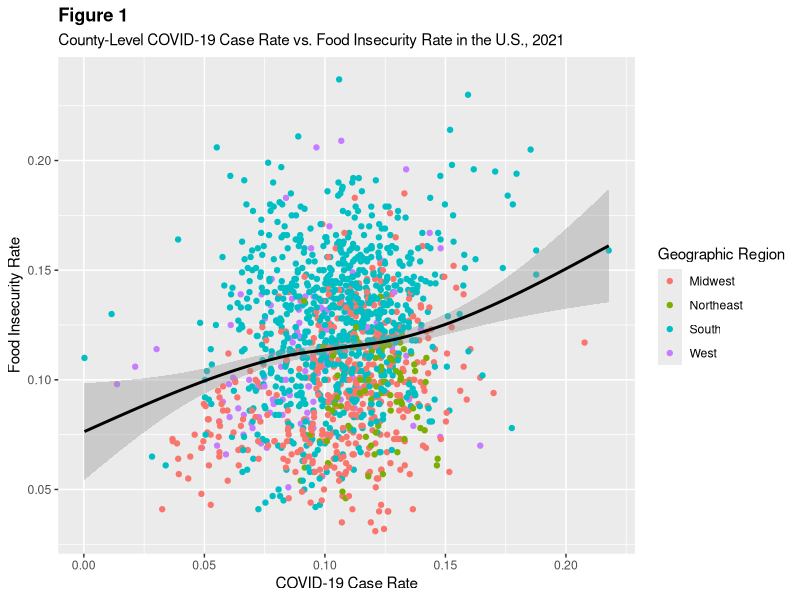
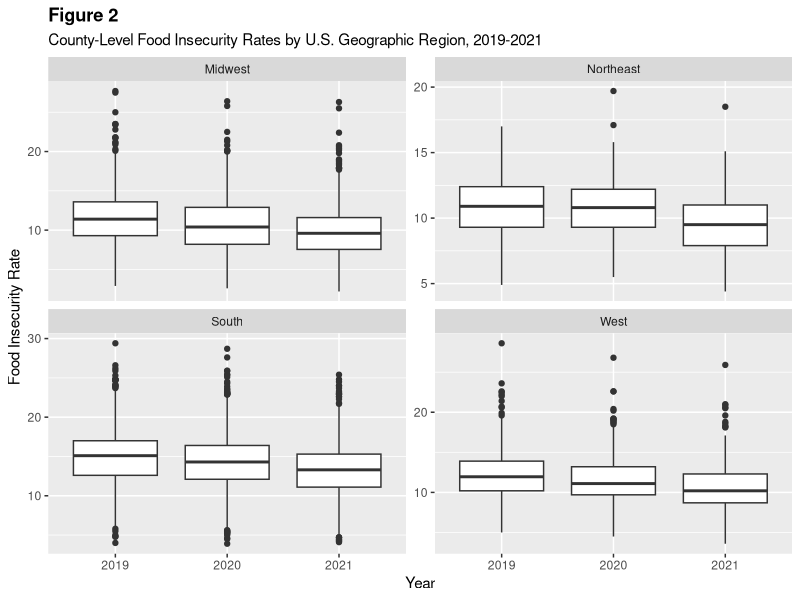
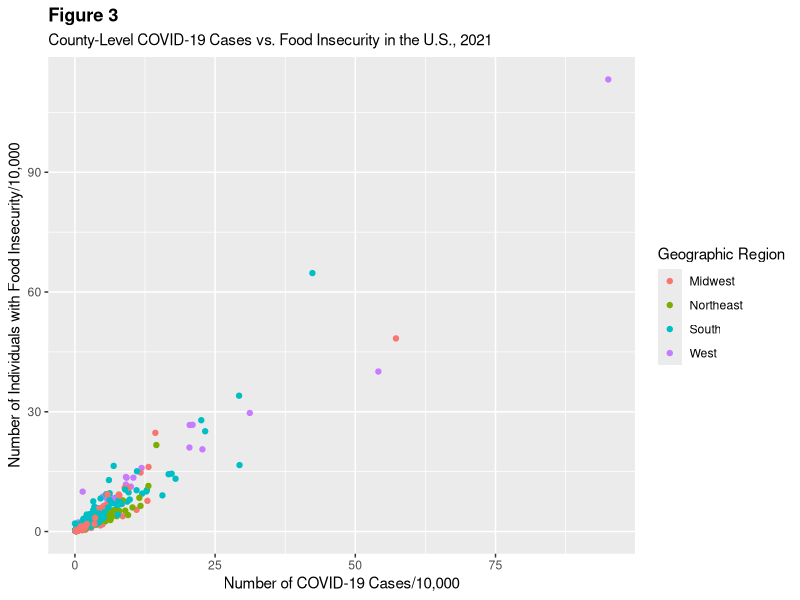
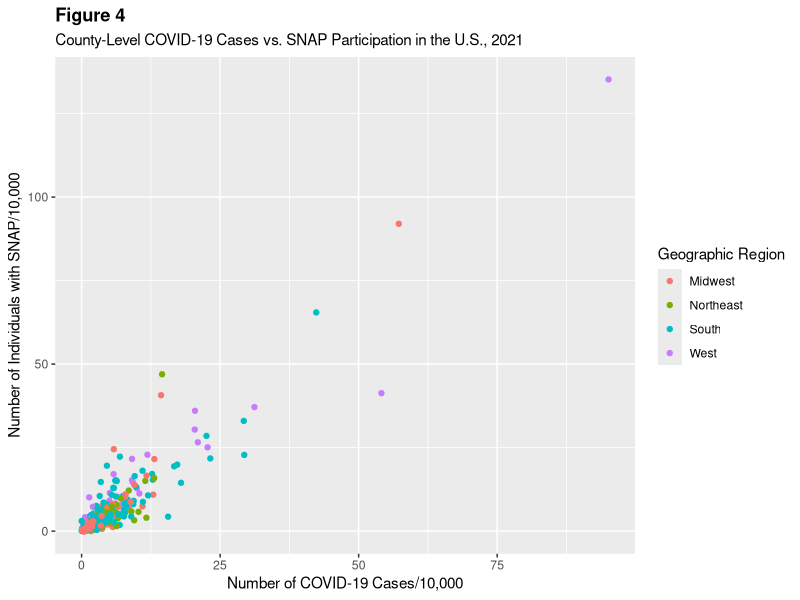
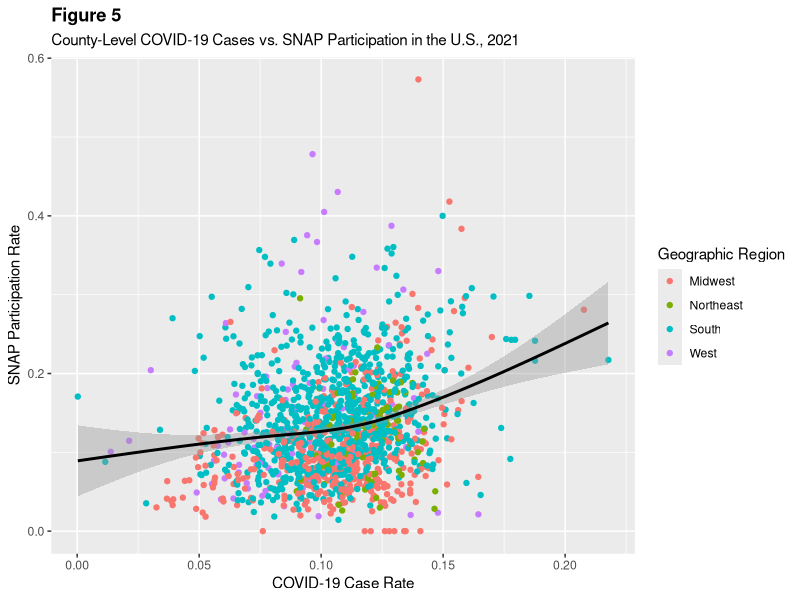
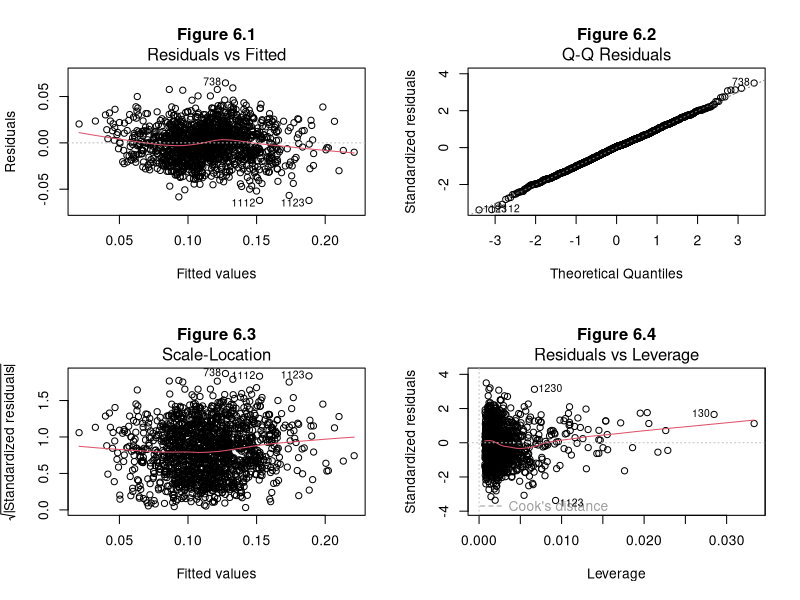

Write R code to recreate these figures, in order.
## ---- chunk 1
### Step (1) data wrangling to create an analysis data set

# Load libraries/set up environment
library(tidyverse)

# COVID Case Data
covid <- read.csv("data/covid.csv") %>% 
  rename(cases = count,
         state = res_state,
         fips = county_fips_code) %>%
  filter(!is.na(state) & !is.na(fips)) %>% 
  mutate(fips = sprintf("%05d", fips))

# Food Insecurity Data
insecurity <- read.csv("data/insecurity.csv") %>% 
  rename(fips = FIPS,
         state = State,
         insecurity_rate = `Overall.Food.Insecurity.Rate`,
         insecurity_count = `X..of.Food.Insecure.Persons.Overall`) %>%  
  filter(Year == 2021) %>% 
  mutate(insecurity_rate = as.numeric(sub("%", "", insecurity_rate)),
         insecurity_count = as.numeric(gsub(",", "", insecurity_count)),
         fips = sprintf("%05d", fips)) %>% 
  select(c(fips, insecurity_rate, insecurity_count))

# SNAP Data
snap <- read.csv("data/snap2022.csv", skip = 3) %>% 
  rename(fips = `Substate.Region`,
         snap_count = `Calc..SNAP.Total.PA.and.Non.PA.People`) %>% 
  select(fips, snap_count) %>% 
  mutate(fips = str_sub(fips, start = 1, end = 5),
         snap_count = as.numeric(gsub(",", "", snap_count))) %>% 
  group_by(fips) %>% 
  summarize(snap_count = sum(snap_count)) %>% 
  filter(!is.na(snap_count))

# Poverty and income
poverty <- read.csv("data/poverty.csv", skip = 2, colClasses = "character") %>% 
  mutate(fips = paste0(`State.FIPS.Code`, `County.FIPS.Code`)) %>% 
  rename(poverty = `Poverty.Estimate..All.Ages`,
         median_income = `Median.Household.Income`) %>% 
  select(fips, poverty, median_income) %>% 
  mutate(poverty = ifelse(poverty == ".", NA, poverty),
         poverty = as.numeric(gsub(",", "", poverty)),
         median_income = ifelse(median_income == ".", NA, median_income),
         median_income = as.numeric(gsub(",", "", median_income))) 

# Population size
population <- read.csv("data/population.csv", colClasses = "character") %>% 
  rename(population = POPESTIMATE2021) %>% 
  mutate(fips = paste0(STATE, COUNTY),
         population = as.numeric(population)) %>% 
  select(fips, population)

# Final analysis dataset
analysis <- left_join(covid, insecurity, by = "fips") %>% 
  left_join(snap, by = "fips") %>% 
  left_join(poverty, by = "fips") %>% 
  left_join(population, by = "fips") %>% 
  filter(!(state %in% c("AK", "CT", "ID", "MA", "ME", "MO", "MT", "NE", "NH", "NY", "OR", "RI", "UT", "VT", "WA", "WY"))) %>% 
  mutate(region = case_when(
    state %in% c("CT", "ME", "MA", "NH", "RI", "VT", "NJ", "NY", "PA") ~ "Northeast",
    state %in% c("IL", "IN", "MI", "OH", "WI", "IA", "KS", "MN", "MO", "NE", "ND", "SD") ~ "Midwest",
    state %in% c("DE", "FL", "GA", "MD", "NC", "SC", "VA", "WV", "AL", "KY", "MS", "TN", "AR", "LA", "OK", "TX", "DC") ~ "South",
    state %in% c("AK", "CA", "HI", "OR", "WA", "AZ", "CO", "ID", "MT", "NV", "NM", "UT", "WY") ~ "West",
    TRUE ~ NA)) %>% 
  mutate(snap_rate = snap_count/population,
         poverty_rate = poverty/population,
         case_rate = cases/population,
         insecurity_rate = insecurity_rate/100) %>% 
  filter(!is.na(snap_count))
## ---- chunk 2

### Alternative approach to create analysis data sets using more complex data parsing and string replacements to match on character strings of county names instead of FIPS codes

# # Load libraries
# library(tidyverse)
# 
# #--- 1. COVID-19 Case Data
# # Bring in COVID-19 case data
# covid2021 <- read.csv("data/covid2021.csv") %>% 
#   rename(cases = case_month,
#          state = res_state,
#          county = res_county) %>%
#   filter(!is.na(state) & !is.na(county))
# 
# # Bring in food insecurity data 
# insecurity <- read.csv("data/insecurity.csv") 
# 
# #--- Food Insecurity Data
# # Check which county names in the insecurity df don't match COVID df
# insecurity %>%
#   filter(!grepl(" County", `County..State`, ignore.case = TRUE))
# 
# # Wrangle county names to match COVID data
# insecurity <- insecurity %>%
#   rename(state = State,
#          county = `County..State`,
#          insecurity_rate = `Overall.Food.Insecurity.Rate`,
#          insecurity_count = `X..of.Food.Insecure.Persons.Overall`) %>% 
#   filter(Year == 2021) %>% 
#   mutate(county = toupper(sub(" County,.*| Borough,.*| Municipality,.*| City and Borough.*| City and| Census Area,.*| Parish,.*|,.*", "", county)),
#          insecurity_rate = as.numeric(sub("%", "", insecurity_rate)),
#          insecurity_count = as.numeric(gsub(",", "", insecurity_count))) %>% 
#   select(c(state, county, insecurity_rate, insecurity_count))
# 
# # Merge COVID-19 and food insecurity data, removing states without SNAP county-level data
# analysis <- left_join(covid2021, insecurity, by = c("state", "county")) %>% 
#   filter(!(state %in% c("AK", "CT", "ID", "MA", "ME", "MO", "MT", "NE", "NH", "NY", "OR", "RI", "UT", "VT", "WA", "WY")))
#  
# #--- SNAP Data
# # Bring in SNAP data and wrangle to match COVID data
# snap <- read.csv("data/snap2022.csv", skip = 3) %>% 
#   rename(county = `Substate.Region`,
#          snap_count = `Calc..SNAP.Total.PA.and.Non.PA.People`) %>% 
#   select(county, snap_count)
# 
# # Initial check of formatting for county names
# snap <- snap %>%
#   filter(grepl(" EBT", county, ignore.case = TRUE)) %>% 
#   mutate(state = str_split_fixed(county, " ", 3)[, 2],
#          county = str_split_fixed(county, " ", 3)[, 3],
#          county = sub("^[^ ]+ ", "", county),
#          county = toupper(county),
#          county = sub(" CO.*| PARISH.*", "", county),
#          snap_count = as.numeric(gsub(",", "", snap_count))) %>% 
#   filter(!(state %in% c("AK", "CT", "ID", "MA", "ME", "MO", "MT", "NE", "NH", "NY", "OR", "RI", "UT", "VT", "WA", "WY")))
#   
# # Additional check of county names
#     # Set a threshold for similarity
#     threshold <- 0.8 
#     
#     # Use stringdist to calculate string distances
#     distances <- stringdist::stringdistmatrix(analysis$county, snap$county, method = "jaccard")
#     
#     # Find the closest match for each row in df1
#     closest_matches <- apply(distances, 1, function(x) ifelse(min(x) < threshold, which.min(x), NA))
#     
#     # Create a data frame with the closest matches
#     matches_df <- data.frame(state_analysis = analysis$state,
#                              county_analysis = analysis$county,
#                              state_snap = rep(snap$state, each = nrow(analysis)),
#                              county_snap = snap$county[closest_matches],
#                              distance = sapply(1:nrow(analysis), function(i) distances[i, closest_matches[i]])) %>% 
#       distinct() %>% 
#       filter(state_analysis == state_snap,
#              distance != 0)
# 
# # Wrangle SNAP county names to match analysis data set as closely as possible
# snap <- snap %>% 
#   mutate(county = str_replace(county, "\\bSAINT\\b", "ST"),
#          county = str_replace(county, "\\bST\\b", "ST."),
#          county = str_replace(county, "\\sDPW|\\sDSS", ""),
#          county = ifelse(county == "ETOWQH", "ETOWAH", county),
#          county = ifelse(county == "CONTRA", "CONTRA COSTA", county),
#          county = ifelse(county == "SAN BRNDINO", "SAN BERNARDINO", county),
#          county = ifelse(county == "ARAPAHO", "ARAPAHOE", county),
#          county = ifelse(county == "D.C. TREASURY", "DISTRICT OF COLUMBIA", county),
#          county = ifelse(county == "DADE", "MIAMI-DADE", county),
#          county = ifelse(county == "LA PORTE", "LAPORTE", county),
#          county = ifelse(county == "WYANDOTTECOUNTY", "WYANDOTTE", county),
#          county = ifelse(county == "POINTE", "POINTE COUPEE", county),
#          county = ifelse(state == "LA" & county == "ST. MARYS", "ST. MARY", county),
#          county = ifelse(county == "PRINCE GEORGES", "PRINCE GEORGE'S", county),
#          county = ifelse(county == "QUEEN ANNES", "QUEEN ANNE'S", county),
#          county = ifelse(state == "MD" & county == "ST. MARYS", "ST. MARY'S", county),
#          county = ifelse(state == "MN" & county == "CHICAGO", "CHISAGO", county),
#          county = ifelse(county == "LESUEUR", "LE SUEUR", county),
#          county = ifelse(state == "NV" & county == "CARSON", "CARSON CITY", county),
#          county = ifelse(county == "DONA ANA", "DOÑA ANA", county),
#          county = ifelse(county == "CROSS", "ROSS", county),
#          county = ifelse(county == "DE WITT", "DEWITT", county),
#          county = ifelse(county == "CCI/ALEXANDRIA", "ALEXANDRIA CITY", county),
#          county = ifelse(county == "CHARLTSVLE CITY", "CHARLOTTESVILLE CITY", county),
#          county = ifelse(county == "CITY OF DANVILLE", "DANVILLE CITY", county),
#          county = ifelse(county == "FREDERICKSBURG", "FREDERICKSBURG CITY", county),
#          county = ifelse(county == "HARRISONBURG", "HARRISONBURG CITY", county),
#          county = ifelse(county == "LYNCHBURG", "LYNCHBURG CITY", county),
#          county = ifelse(county == "NEWPORT NEWS", "NEWPORT NEWS CITY", county),
#          county = ifelse(county == "PETERSBURG", "PETERSBURG CITY", county),
#          county = ifelse(county == "ROCKBRIDGE AREA", "ROCKBRIDGE", county),
#          county = ifelse(county == "STAUNTON-AUGUSTA", "STAUNTON CITY", county),
#          county = ifelse(county == "SUFFOLK BUR SOC SERV", "SUFFOLK CITY", county),
#          county = ifelse(county == "VA BEACH DEPT OF SOC S", "VIRGINIA BEACH CITY", county),
#          county = ifelse(county == "WAYNESBORO", "WAYNESBORO CITY", county),
#          county = ifelse(county == "WINCHESTER", "WINCHESTER CITY", county),
#          county = ifelse(county == "GADSEN", "GADSDEN", county),
#          county = ifelse(county == "HERNNANDO", "HERNANDO", county),
#          county = ifelse(county == "CHATTOGA", "CHATTOOGA", county),
#          county = ifelse(state == "GA" & county == "DE KALB", "DEKALB", county),
#          county = ifelse(county == "WASH", "WASHINGTON", county),
#          county = ifelse(county == "BENTON SOCIAL SER AGY", "BENTON", county),
#          county = ifelse(county == "OFFICE WORLD-DELAWARE", "DELAWARE", county),
#          county = ifelse(county == "BRINKS INC. - RICHLAND", "RICHLAND", county),
#          county = ifelse(county == "OFFICE WORLD INC-MIAMI", "MIAMI", county),
#          county = ifelse(county == "OFFICE WORLD-ROSS", "ROSS", county),
#          county = ifelse(county == "LAWRENCE F STP CSHR", "LAWRENCE", county),
#          county = ifelse(county == "PENNINGTON FD ST. OFF", "PENNINGTON", county),
#          county = ifelse(county == "CHESTERFIELD-COL HT", "CHESTERFIELD", county),
#          county = ifelse(county == "NORFOLK CITY OF", "NORFOLK CITY", county),
#          county = ifelse(county == "HARRISONBURG/ROCKINGHAM SSD", "ROCKINGHAM", county),
#          county = ifelse(county == "SCOTT D SS", "SCOTT", county),
#          county = ifelse(county == "YORK POQUOSON SOC SRVS", "YORK", county),
#          county = ifelse(county == "OZAUKEE ", "OZAUKEE", county))
# 
# # Merge analysis data set and SNAP data to create final analysis data set
# analysis <- left_join(analysis, snap, by = c("state", "county")) %>% 
#   filter(!is.na(snap_count)) %>%
#   mutate(region = case_when(
#     state %in% c("CT", "ME", "MA", "NH", "RI", "VT", "NJ", "NY", "PA") ~ "Northeast",
#     state %in% c("IL", "IN", "MI", "OH", "WI", "IA", "KS", "MN", "MO", "NE", "ND", "SD") ~ "Midwest",
#     state %in% c("DE", "FL", "GA", "MD", "NC", "SC", "VA", "WV", "AL", "KY", "MS", "TN", "AR", "LA", "OK", "TX", "DC") ~ "South",
#     state %in% c("AK", "CA", "HI", "OR", "WA", "AZ", "CO", "ID", "MT", "NV", "NM", "UT", "WY") ~ "West",
#     TRUE ~ NA))
## ---- chunk 3

### Step (2) exploratory data analyses

# Load libraries
library(patchwork)

# Read in longitudinal food insecurity data
all_insecurity <- read.csv("data/insecurity.csv") %>%
  rename(state = State,
         county = `County..State`,
         year = Year,
         insecurity_rate = `Overall.Food.Insecurity.Rate`,
         insecurity_count = `X..of.Food.Insecure.Persons.Overall`) %>% 
  select(state, county, year, insecurity_rate, insecurity_count) %>%
  mutate(region = case_when(
    state %in% c("CT", "ME", "MA", "NH", "RI", "VT", "NJ", "NY", "PA") ~ "Northeast",
    state %in% c("IL", "IN", "MI", "OH", "WI", "IA", "KS", "MN", "MO", "NE", "ND", "SD") ~ "Midwest",
    state %in% c("DE", "FL", "GA", "MD", "NC", "SC", "VA", "WV", "AL", "KY", "MS", "TN", "AR", "LA", "OK", "TX", "DC") ~ "South",
    state %in% c("AK", "CA", "HI", "OR", "WA", "AZ", "CO", "ID", "MT", "NV", "NM", "UT", "WY") ~ "West",
    TRUE ~ NA)) %>% 
  mutate(insecurity_rate = as.numeric(sub("%", "", insecurity_rate)),
         insecurity_count = as.numeric(gsub(",", "", insecurity_count)))

# Visualize food insecurity over time
p2 <- ggplot(all_insecurity, aes(factor(year), insecurity_rate)) + 
  geom_boxplot() + 
  facet_wrap(~region, scales = "free_y") +
  labs(title = "Figure 2",
       subtitle = "County-Level Food Insecurity Rates by U.S. Geographic Region, 2019-2021",
       x = "Year",
       y = "Food Insecurity Rate") +
  theme(plot.title = element_text(face = "bold"))

# Clear and expected linear trend for count data

# Visualize food insecurity by COVID-19 cases
p3 <- ggplot(analysis, aes(cases/10000, insecurity_count/10000)) + 
  geom_point(aes(color = region)) +
  labs(title = "Figure 3",
       subtitle = "County-Level COVID-19 Cases vs. Food Insecurity in the U.S., 2021",
       y = "Number of Individuals with Food Insecurity/10,000",
       x = "Number of COVID-19 Cases/10,000",
       color = "Geographic Region") +
  theme(plot.title = element_text(face = "bold"))

# Visualize SNAP participation by COVID-19 cases
p4 <- ggplot(analysis, aes(cases/10000, snap_count/10000)) + 
  geom_point(aes(color = region)) +
  labs(title = "Figure 4",
       subtitle = "County-Level COVID-19 Cases vs. SNAP Participation in the U.S., 2021",
       y = "Number of Individuals with SNAP/10,000",
       x = "Number of COVID-19 Cases/10,000",
       color = "Geographic Region") +
  theme(plot.title = element_text(face = "bold")) 

# Create scatter plots for rates
p1 <- ggplot(analysis, aes(case_rate, insecurity_rate)) + 
  geom_point(aes(color = region)) +
  geom_smooth(color = "black") +
  labs(title = "Figure 1",
       subtitle = "County-Level COVID-19 Case Rate vs. Food Insecurity Rate in the U.S., 2021",
       y = "Food Insecurity Rate",
       x = "COVID-19 Case Rate",
       color = "Geographic Region") +
  theme(plot.title = element_text(face = "bold"))

p5 <- ggplot(analysis, aes(case_rate, snap_rate)) + 
  geom_point(aes(color = region)) +
  geom_smooth(color = "black") +
  labs(title = "Figure 5",
       subtitle = "County-Level COVID-19 Cases vs. SNAP Participation in the U.S., 2021",
       y = "SNAP Participation Rate",
       x = "COVID-19 Case Rate",
       color = "Geographic Region") +
  theme(plot.title = element_text(face = "bold")) 

p1; p2; p3; p4; p5
## ---- chunk 4
library(knitr)

# Linear model diagnostic plots
lm <- lm(insecurity_rate ~ case_rate + poverty_rate + median_income, data = analysis)
par(mfrow = c(2, 2))  # Set up a 2x2 layout for the plots
plot(lm, which = 1, main = "Figure 6.1")
plot(lm, which = 2, main = "Figure 6.2")
plot(lm, which = 3, main = "Figure 6.3")
plot(lm, which = 5, main = "Figure 6.4")

# Summary of linear model
lmtable <- as.data.frame(summary(lm)$coefficients)
kable(lmtable, caption = "Linear Model Summary", format = "markdown", align = "c")

# Summary of neg binomial model
negbintable <- as.data.frame(summary(MASS::glm.nb(insecurity_count ~ case_rate + snap_rate + poverty_rate + median_income, data=analysis, maxit = 10000))$coefficients)
kable(negbintable, caption = "Negative Binomial Model Summary", format = "markdown", align = "c")
